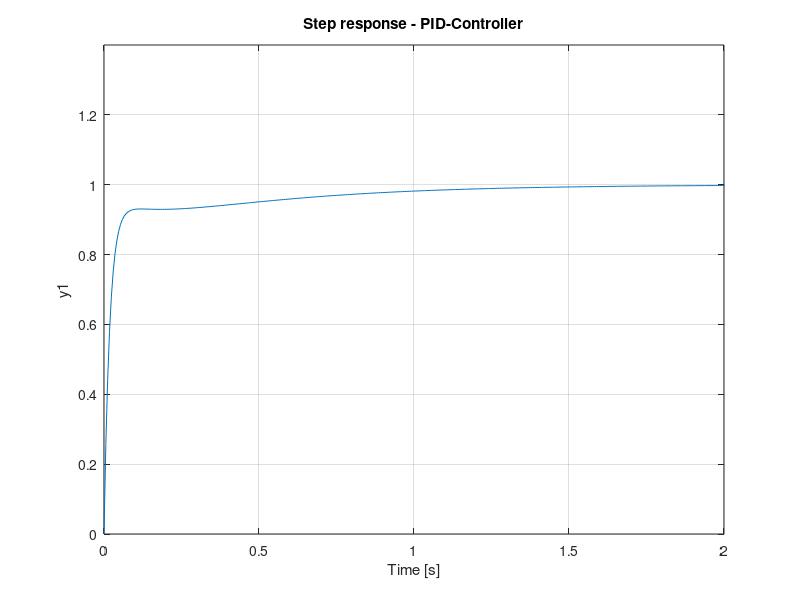

This figure's MATLAB source:
%% Introduction to PID-controller design
%  This introduction gives you a short overview how the different parts of
%  a PID-controller work.

%%%%%%%%%%%%%%%%%%%%%%%% NOTE %%%%%%%%%%%%%%%%%%%%%%%%%%
% Do not forget to add ypur system's transfer function before running the
% code!
%%%%%%%%%%%%%%%%%%%%%%%%%%%%%%%%%%%%%%%%%%%%%%%%%%%%%%%%
close all
clc
clear all

%% mass, spring and damper values and transfer function
%Modified by Eric
M =395;%values taken from inital.m file - 20 was predefined                    % mass in kg - 395 Kg
K = 22000;%values taken from inital.m file - 400 was predefined                   % spring stiffness coeficient in N/m - 22000
C = 4500;%values taken from inital.m file - 200 was predefined                    % damping coefficient in Ns/m    4500
s = tf('s');                % LaPlace parameter




t = 0:0.01:2;
T =  1/(M*s*s+C*s+K);
%% plot the step response of the different controllers (P,PD,PI and PID)
if 1
    subplot(2,2,1)
    Ctrl = pid(2e5,0,0);%pid(5000,0,0);
    S = feedback(Ctrl*T,1);
    step(S);
    grid on;
    title('Step response - P-Controller');
    xlim([0 2]);
    ylim([0 1.4]);
    subplot(2,2,2)
    T =  1/(M*s*s+C*s+K);
    Ctrl = pid(2e5,0,5e3);%pid(5000,0,100);
    S = feedback(Ctrl*T,1);
    step(S);
    grid on;
    title('Step response - PD-Controller');
    xlim([0 2]);
    ylim([0 1.4]);
    subplot(2,2,3)
    T =  1/(M*s*s+C*s+K);
    Ctrl = pid(8e3,7.5e4,0);%pid(600,1400,0);
    S = feedback(Ctrl*T,1);
    step(S);
    grid on;
    title('Step response - PI-Controller');
    xlim([0 2]);
    ylim([0 1.4]);
    subplot(2,2,4)
    T =  1/(M*s*s+C*s+K);
    Ctrl = pid(1.7e5,3e5,2e4);%pid(5000,5000,600);
    S = feedback(Ctrl*T,1);
    step(S);
    grid on;
    title('Step response - PID-Controller');
    xlim([0 2]);
    ylim([0 1.4]);
end

%% Included by Eric
%Task 1.d
%pzmap(T) %two stable poles, system is stable - P = 0 (number of unstable
%poles as defined in the lecture
%nyquist(pid(2e5,0,0)*T) %P-Controller Z = 0 (number of encircled -1) , N = 0 --> stable
%nyquist(pid(2e5,0,5e3)*T) %PD-Controller Z = 0, N = 0 --> stable
%nyquist(pid(8e3,7.5e4,0)*T) %PI-Controller Z = 0, N = 0 --> stable
%nyquist(pid(1.7e5,3e5,2e4)*T) %PID-Controller Z = 0, N = 0 --> stable